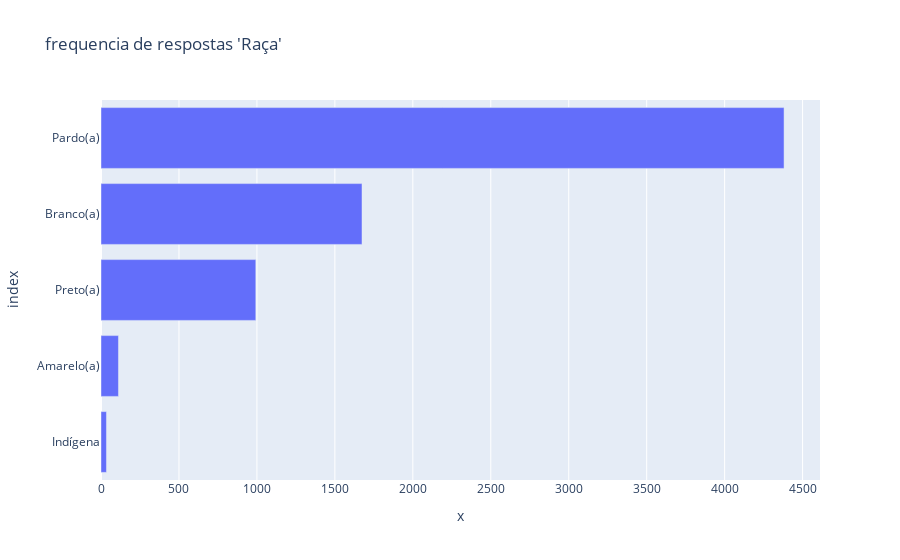

Notebook source saved alongside this figure:
### Code cell
raca_info = df['10. Você se considera:'].value_counts().sort_values(ascending=True)
# raca_info = sorted(raca_info)

fig = px.bar(
    raca_info,
    y=raca_info.index,
    x=raca_info.values,
    title="frequencia de respostas 'Raça'",
    orientation='h',
)

fig.show()

### Figure 1 — Plotly figure (JSON) as saved in the notebook; plotly's stock layout.template omitted (floating-point values rounded to 4 significant figures)
{"data": [{"alignmentgroup": "True", "hovertemplate": "x=%{x}<br>index=%{y}<extra></extra>", "legendgroup": "", "marker": {"color": "#636efa", "pattern": {"shape": ""}}, "name": "", "offsetgroup": "", "orientation": "h", "showlegend": false, "textposition": "auto", "type": "bar", "x": [35, 112, 993, 1674, 4381], "xaxis": "x", "y": ["Indígena", "Amarelo(a)", "Preto(a)", "Branco(a)", "Pardo(a)"], "yaxis": "y"}], "layout": {"barmode": "relative", "legend": {"tracegroupgap": 0}, "title": {"text": "frequencia de respostas 'Raça'"}, "xaxis": {"anchor": "y", "domain": [0, 1], "title": {"text": "x"}}, "yaxis": {"anchor": "x", "domain": [0, 1], "title": {"text": "index"}}}}
